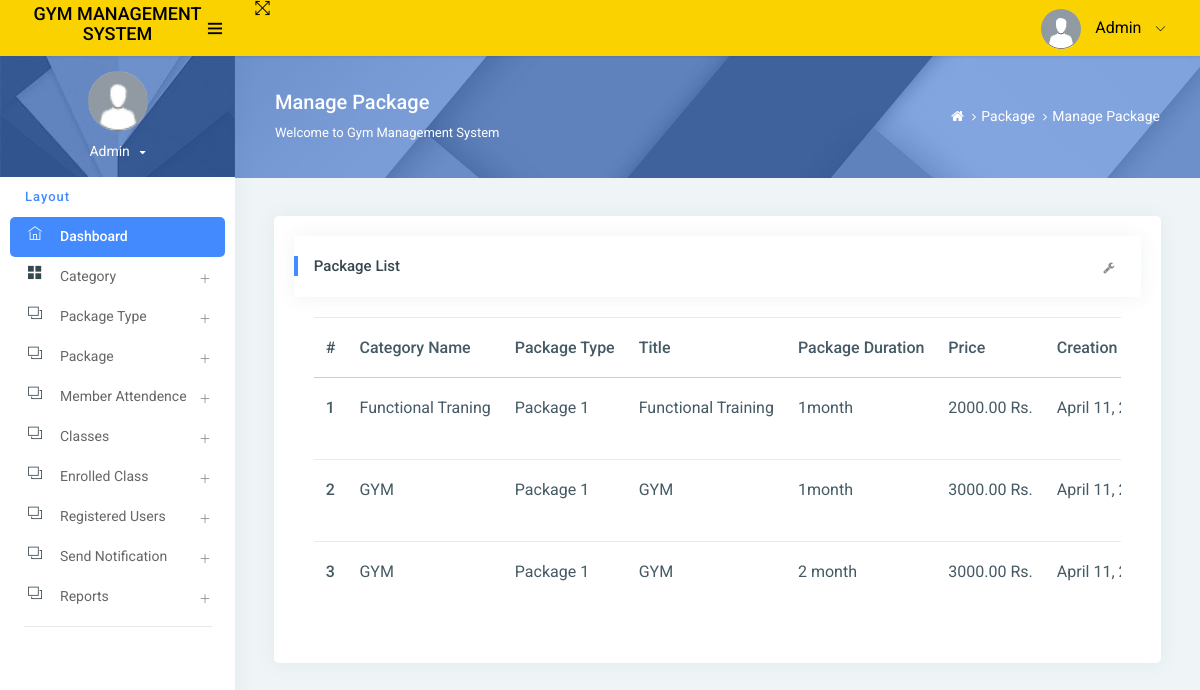
Before: /managePackage/ with the older database file.
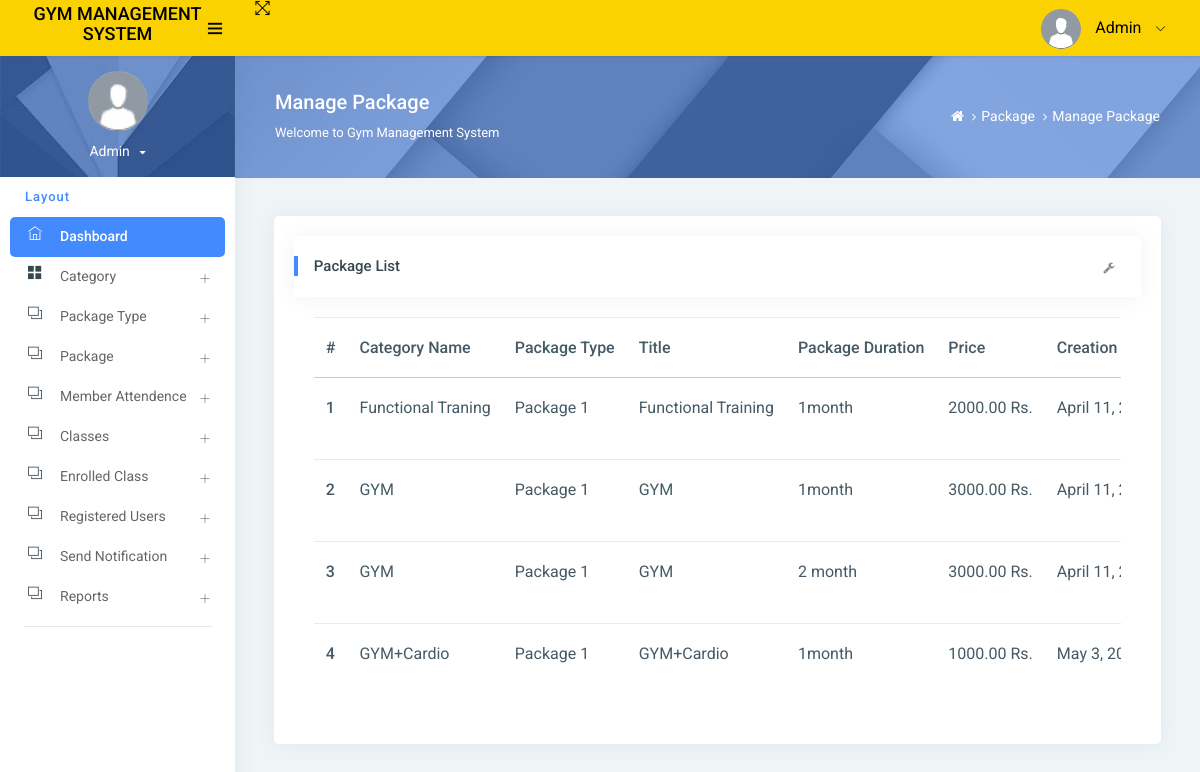
After: the same page with the newer database file.
### app/models.py (models this page shows, shortened)
class Package(models.Model):
    category = models.ForeignKey(Category, on_delete=models.CASCADE, null=True)
    packagename = models.ForeignKey(Packagetype, on_delete=models.CASCADE, null=True)
    titlename = models.CharField(max_length=200, null=True)
    packageduration = models.CharField(max_length=50, null=True)
    price = models.DecimalField(max_digits=10, decimal_places=2, null=True)
    description = models.TextField(null=True)
    creationdate = models.DateTimeField(auto_now_add=True)

class Category(models.Model):
    categoryname = models.CharField(max_length=200, null=True)
    status = models.CharField(max_length=300, null=True)
    creationdate = models.DateTimeField(auto_now_add=True)

class Packagetype(models.Model):
    category = models.ForeignKey(Category, on_delete=models.CASCADE, null=True)
    packagename = models.CharField(max_length=200, null=True)
    creationdate = models.DateTimeField(auto_now_add=True)
    def __str__(self):
        return self.packagename

### app/views.py (the view)
# urls.py: path('managePackage/', managePackage, name='managePackage'),
def managePackage(request):
    package = Package.objects.all()
    return render(request, 'admin/managePackage.html',locals())

### templates/admin/managePackage.html (shortened to what this page needs)
{% extends 'admin_base.html' %}
{% load static %}
{% block main %}
<div class="page-header">
    <div class="page-block">
        <div class="row align-items-center">
            <div class="col-md-8">
                <div class="page-header-title">
                    <h5 class="m-b-10">Manage Package</h5>
                    <p class="m-b-0">Welcome to Gym Management System</p>
                </div>
            </div>
            <div class="col-md-4">
                <ul class="breadcrumb-title">
                    <li class="breadcrumb-item">
                        <a href="{% url 'admin_home' %}"> <i class="fa fa-home"></i> </a>
                    </li>
                    <li class="breadcrumb-item"><a href="">Package</a>
                    </li>
                    <li class="breadcrumb-item"><a href="">Manage Package</a>
                    </li>
                </ul>
            </div>
        </div>
    </div>
</div>
<div class="pcoded-inner-content">
    <div class="main-body">
        <div class="page-wrapper">
            <div class="page-body">
                <div class="row">
                    <div class="col-md-12">
                        <div class="card">
                            <div class="card-block">
                                <div class="card-header">
                                    <h5>Package List</h5>
                                    <div class="card-header-right">
                                        <ul class="list-unstyled card-option">
                                            <li><i class="fa fa fa-wrench open-card-option"></i></li>
                                        </ul>
                                    </div>
                                </div>
                                <div class="card-block table-border-style">
                                    <div class="table-responsive">
                                        <table class="table">
                                            <thead>
                                            <tr>
                                                <th>#</th>
                                                <th>Category Name</th>
                                                <th>Package Type</th>
                                                <th>Title</th>
                                                <th>Package Duration</th>
                                                <th>Price</th>
                                                <th>Creation Date</th>
                                            </tr>
                                            </thead>
                                            <tbody>
                                            {% for i in package %}
                                            <tr>
                                                <th scope="row">{{forloop.counter}}</th>
                                                <td>{{i.category.categoryname}}</td>
                                                <td>{{i.packagename}}</td>
                                                 <td>{{i.titlename}}</td>
                                                <td>{{i.packageduration}}</td>
                                                <td>{{i.price}} Rs.</td>
                                                <td>{{i.creationdate}}</td>
                                            </tr>
                                            {% endfor %}
                                            </tbody>
                                        </table>
                                    </div>
                                </div>
                            </div>
                        </div>
                    </div>
                </div>
            </div>
        </div>
    </div>
</div>
{% endblock %}

Changed rows visible on the page:
added Package: category.categoryname "GYM+Cardio", packagename "Package 1", titlename "GYM+Cardio", packageduration "1month", price "1000.00", creationdate "May 3,…"
